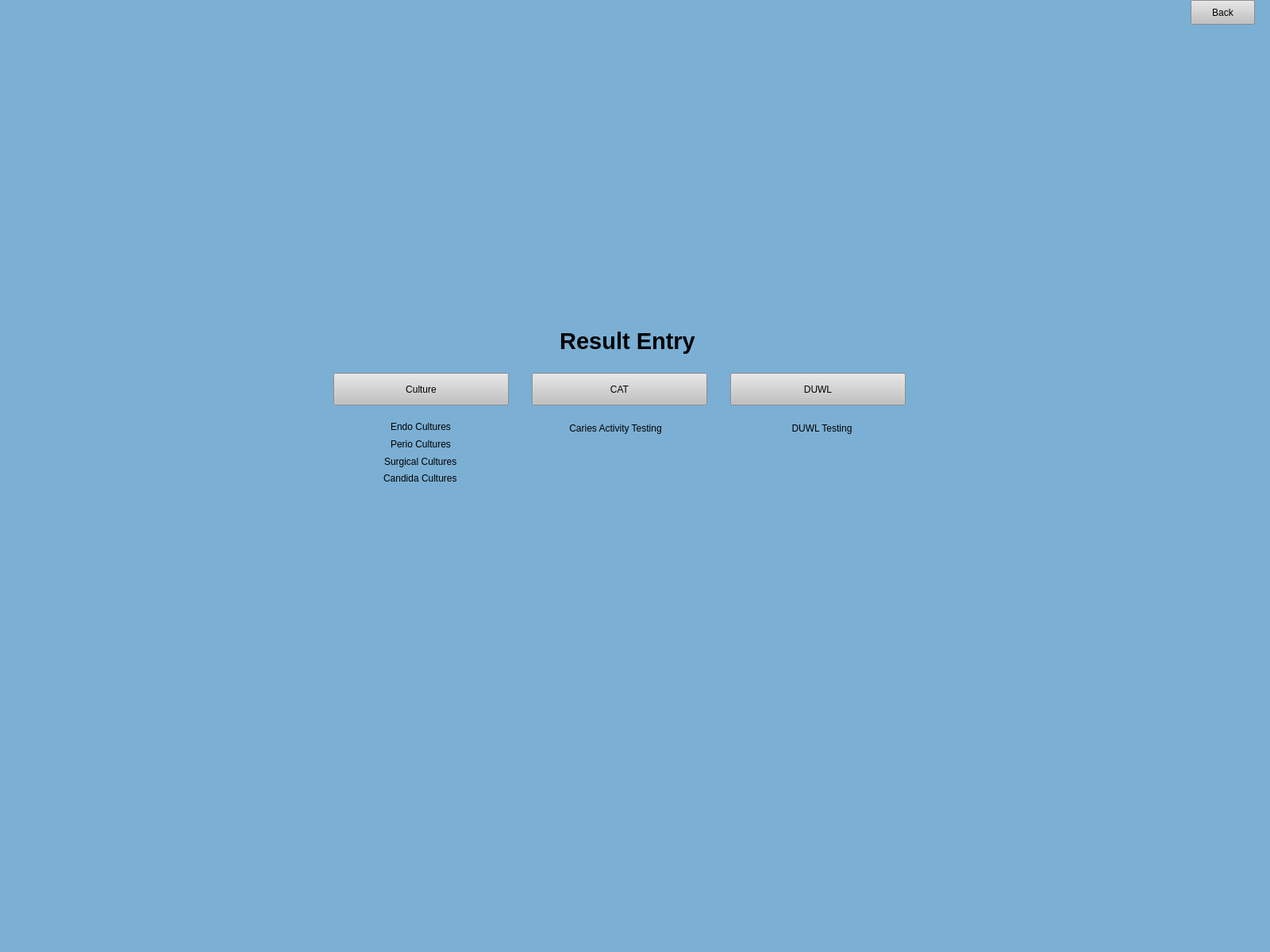
<?xml version="1.0" encoding="UTF-8"?>
<ui version="4.0">
 <class>MainWindow</class>
 <widget class="QMainWindow" name="MainWindow">
  <property name="geometry">
   <rect>
    <x>0</x>
    <y>0</y>
    <width>1600</width>
    <height>1200</height>
   </rect>
  </property>
  <property name="windowTitle">
   <string>MainWindow</string>
  </property>
  <property name="styleSheet">
   <string notr="true">background-color: rgb(123, 175, 212);</string>
  </property>
  <widget class="QWidget" name="centralwidget">
   <widget class="QLabel" name="label">
    <property name="geometry">
     <rect>
      <x>520</x>
      <y>400</y>
      <width>541</width>
      <height>61</height>
     </rect>
    </property>
    <property name="text">
     <string>&lt;html&gt;&lt;head/&gt;&lt;body&gt;&lt;p align=&quot;center&quot;&gt;&lt;span style=&quot; font-size:22pt; font-weight:600;&quot;&gt;Result Entry&lt;/span&gt;&lt;/p&gt;&lt;/body&gt;&lt;/html&gt;</string>
    </property>
   </widget>
   <widget class="QPushButton" name="culture">
    <property name="geometry">
     <rect>
      <x>420</x>
      <y>470</y>
      <width>221</width>
      <height>41</height>
     </rect>
    </property>
    <property name="cursor">
     <cursorShape>PointingHandCursor</cursorShape>
    </property>
    <property name="styleSheet">
     <string notr="true">QPushButton:hover {

background-color: rgb(210, 210, 210);

}

QPushButton {

background-color: rgb(193, 193, 193);

}</string>
    </property>
    <property name="text">
     <string>Culture</string>
    </property>
   </widget>
   <widget class="QPushButton" name="cat">
    <property name="geometry">
     <rect>
      <x>670</x>
      <y>470</y>
      <width>221</width>
      <height>41</height>
     </rect>
    </property>
    <property name="cursor">
     <cursorShape>PointingHandCursor</cursorShape>
    </property>
    <property name="styleSheet">
     <string notr="true">QPushButton:hover {

background-color: rgb(210, 210, 210);

}

QPushButton {

background-color: rgb(193, 193, 193);

}</string>
    </property>
    <property name="text">
     <string>CAT</string>
    </property>
   </widget>
   <widget class="QPushButton" name="duwl">
    <property name="geometry">
     <rect>
      <x>920</x>
      <y>470</y>
      <width>221</width>
      <height>41</height>
     </rect>
    </property>
    <property name="cursor">
     <cursorShape>PointingHandCursor</cursorShape>
    </property>
    <property name="styleSheet">
     <string notr="true">QPushButton:hover {

background-color: rgb(210, 210, 210);

}

QPushButton {

background-color: rgb(193, 193, 193);

}</string>
    </property>
    <property name="text">
     <string>DUWL</string>
    </property>
   </widget>
   <widget class="QWidget" name="verticalLayoutWidget">
    <property name="geometry">
     <rect>
      <x>450</x>
      <y>530</y>
      <width>160</width>
      <height>81</height>
     </rect>
    </property>
    <layout class="QVBoxLayout" name="verticalLayout">
     <item alignment="Qt::AlignHCenter">
      <widget class="QLabel" name="label_2">
       <property name="text">
        <string>Endo Cultures</string>
       </property>
      </widget>
     </item>
     <item alignment="Qt::AlignHCenter">
      <widget class="QLabel" name="label_3">
       <property name="text">
        <string>Perio Cultures</string>
       </property>
      </widget>
     </item>
     <item alignment="Qt::AlignHCenter">
      <widget class="QLabel" name="label_4">
       <property name="text">
        <string>Surgical Cultures</string>
       </property>
      </widget>
     </item>
     <item alignment="Qt::AlignHCenter">
      <widget class="QLabel" name="label_5">
       <property name="text">
        <string>Candida Cultures</string>
       </property>
      </widget>
     </item>
    </layout>
   </widget>
   <widget class="QLabel" name="label_6">
    <property name="geometry">
     <rect>
      <x>700</x>
      <y>530</y>
      <width>151</width>
      <height>20</height>
     </rect>
    </property>
    <property name="text">
     <string>Caries Activity Testing</string>
    </property>
    <property name="alignment">
     <set>Qt::AlignCenter</set>
    </property>
   </widget>
   <widget class="QLabel" name="label_7">
    <property name="geometry">
     <rect>
      <x>960</x>
      <y>530</y>
      <width>151</width>
      <height>20</height>
     </rect>
    </property>
    <property name="text">
     <string>DUWL Testing</string>
    </property>
    <property name="alignment">
     <set>Qt::AlignCenter</set>
    </property>
   </widget>
   <widget class="QPushButton" name="back">
    <property name="geometry">
     <rect>
      <x>1500</x>
      <y>0</y>
      <width>81</width>
      <height>31</height>
     </rect>
    </property>
    <property name="cursor">
     <cursorShape>PointingHandCursor</cursorShape>
    </property>
    <property name="styleSheet">
     <string notr="true">QPushButton:hover {

background-color: rgb(210, 210, 210);

}

QPushButton {

background-color: rgb(193, 193, 193);

}</string>
    </property>
    <property name="text">
     <string>Back</string>
    </property>
   </widget>
  </widget>
  <widget class="QMenuBar" name="menubar">
   <property name="geometry">
    <rect>
     <x>0</x>
     <y>0</y>
     <width>1600</width>
     <height>21</height>
    </rect>
   </property>
  </widget>
  <widget class="QStatusBar" name="statusbar"/>
 </widget>
 <resources/>
 <connections/>
</ui>
